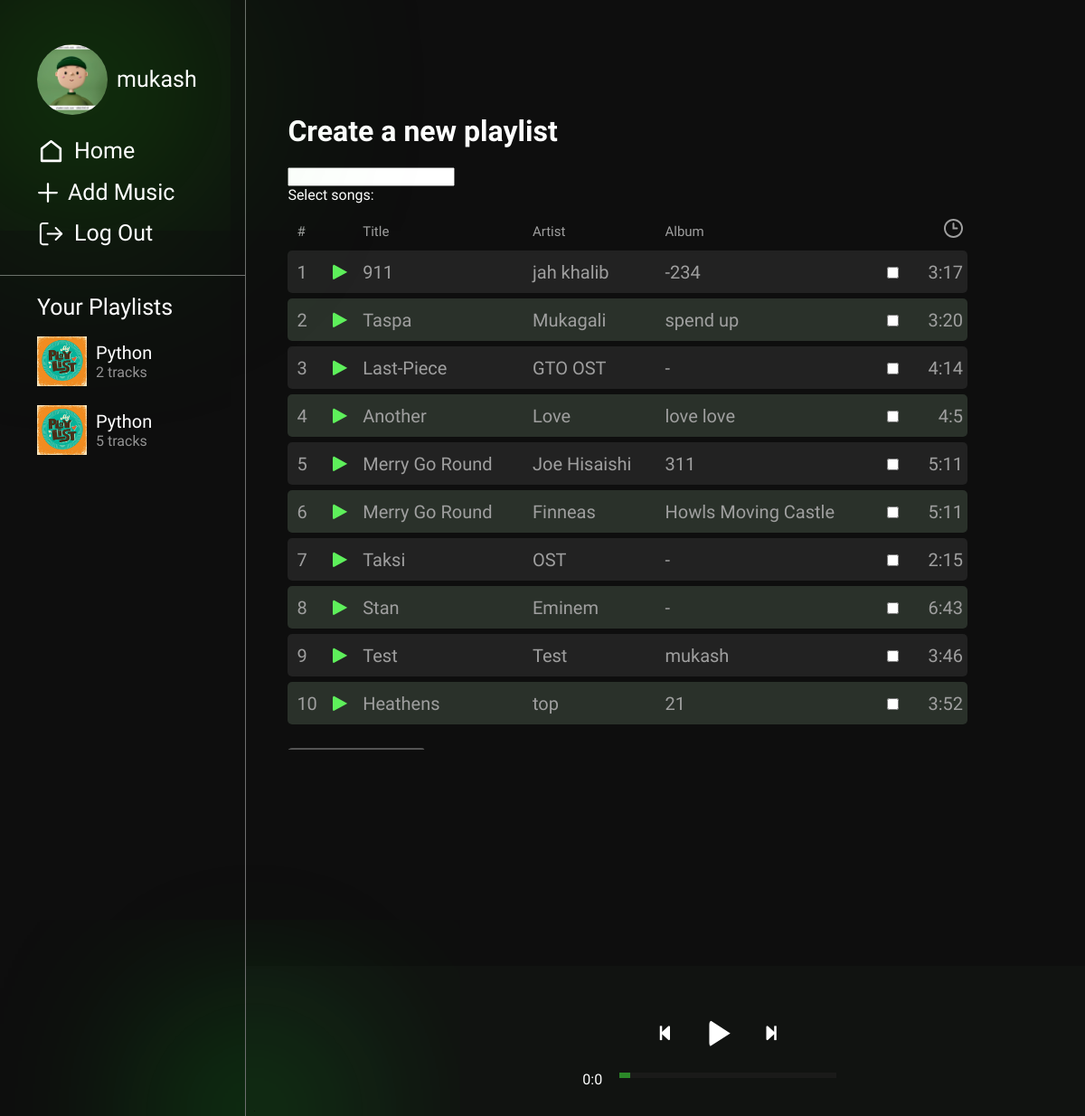
Screenshot of /add_playlist/ (signed in) with the database file from the repository.
### tyndama/models.py (models this page shows, shortened)
class Playlist(models.Model):
    name = models.CharField(max_length=255)
    user = models.ForeignKey(User, on_delete=models.CASCADE, related_name='playlists')
    songs = models.ManyToManyField(Music)
    def get_num_of_tracks(self):
        arr = []
        for i in self.songs.iterator():
            arr.append(i)
        return len(arr)

class Music(models.Model):
    song_id = models.AutoField(primary_key=True)
    name = models.CharField(max_length=255)
    singer = models.CharField(max_length=255)
    tags = models.CharField(max_length=255)
    image = models.ImageField(upload_to='images_1')
    song = models.FileField(upload_to='images_1')
    album = models.CharField(max_length=255, default="-")
    time = models.CharField(max_length=50)
    is_approved = models.BooleanField(default=False)

### tyndama/views.py (the view)
# urls.py: path('add_playlist/', views.add_playlist, name='add_playlist'),
def add_playlist(request):
    music_items = Music.objects.all()
    playlist = Playlist.objects.filter(user=request.user)
    if request.method == 'POST':
        form = PlaylistForm(request.POST)
        if form.is_valid():
            print('form is valid')
            playlist = form.save(commit=False)
            playlist.user = request.user
            playlist.save()
            form.save_m2m()
            return redirect('playlist', playlist.id)
    else:
        print('sory you can not add')
        form = PlaylistForm()
    return render(request, 'tyndama/add_playlist.html',
                  {'form': form, 'music_items': music_items, 'playlist': playlist})

### tyndama/forms.py
class PlaylistForm(forms.ModelForm):
    songs = forms.ModelMultipleChoiceField(
        queryset=Music.objects.all(),
        widget=forms.CheckboxSelectMultiple(attrs={'class': 'search-input'})
    )
    class Meta:
        model = Playlist
        fields = ['name', 'songs']

### templates/tyndama/add_playlist.html (shortened to what this page needs)
<!doctype html>
{% load static %}
<html lang="en">
<head>
    <link rel="stylesheet" href="{% static 'tyndama/css/styles.css' %}">
    <link rel="stylesheet" href="https://cdnjs.cloudflare.com/ajax/libs/font-awesome/5.15.2/css/all.min.css"
/>
</head>
<body>
<div class="nav">
    <div class="info">
        <div class="profile-info">
            <div class="avatar" style="background-image: url('{% static 'tyndama/img/img_2.png' %}');"></div>
            <h4 class="name">{{ user.username }}</h4>
        </div>
        <div class="buttons">
            <a href="{% url 'home' %}">
                <img src="{% static 'tyndama/img/home.svg' %}" alt="">
                <span>Home</span>
            </a>
             <a href="{% url 'add_music' %}">
                <img src="{% static 'tyndama/img/plus.svg' %}" alt="">
                <span>Add Music</span>
            </a>
            <a href="{% url 'logout' %}">
                <img src="{% static 'tyndama/img/logout.svg' %}" alt="">
                <span>Log Out</span>
            </a>
        </div>
    </div>
    <div class="playlists">
        <h4>Your Playlists</h4>
        {% for i in playlist %}
            <a class="playlist" href="{% url 'playlist' playlist_id=i.id %}">
                <div class="img-wrapper"
                     style="background-image: url('{% static 'tyndama/img/playlist_wallpaper.png' %}')"></div>
                <div class="playlist-info">
                    <p class="title">{{ i.name }}</p>
                    <p class="num-of-tracks">{{ i.get_num_of_tracks }} tracks</p>
                </div>
            </a>
        {% endfor %}
    </div>
</div>
<div class="content">
    <div class="top-block">
    </div>
    <div class="mid-block">
        <div class="form-form" style="padding-top: 100px;">
            <h1>Create a new playlist</h1>
            <form method="post">
                {{ form.name }}
                <div >
                    <label>Select songs:</label>
                    <table id="playlist" class="no-select">
                        <thead>
                        <th>#</th>
                        <th></th>
                        <th>Title</th>
                        <th>Artist</th>
                        <th>Album</th>
                        <th></th>
                        <th>
                            <img src="{% static 'tyndama/img/clock.svg' %}" alt="time">
                        </th>
                        </thead>
                        <tbody>
                        {% for music_item in music_items %}
                            <tr>
                                <td>{{ forloop.counter }}</td>
                                <td>
                                    <div onload="save('{{ music_item.song }}', {{ music_item.song_id }}, '{{ music_item.name }}', '{{ music_item.singer }}', '{{ music_item.image }}')"
                                         onclick="startPlay('{{ music_item.song }}', {{ music_item.song_id }}, '{{ music_item.name }}', '{{ music_item.singer }}', '{{ music_item.image }}' )"
                                         class="inline-toggle-play pause" id="{{ music_item.song_id }}">
                                        <span></span>
                                    </div>
                                </td>
                                <td>{{ music_item.name }}</td>
                                <td>{{ music_item.singer }}</td>
                                <td>{{ music_item.album }}</td>
                                <td>
                                    <div class="form-check">
                                        <input class="form-check-input" type="checkbox" name="songs"
                                               id="song_{{ music_item.song_id }}" value="{{ music_item.song_id }}">
                                    </div>
                                </td>
                                <td>{{ music_item.time }}</td>
                            </tr>
                        {% endfor %}
                        </tbody>
                    </table>
                </div>
                <div class="for-btn">
                    <button type="submit" class="create-btn">Create Playlist</button>
                </div>
            </form>
        </div>
    </div>
    <div class="bottom-block">
        <div class="player">
            <div class="album-image"></div>
            <div class="control-panel">
                <div class="control">
                    <div class="btn btn-prev">
                        <i class="fas fa-step-backward"></i>
                    </div>
                    <div class="btn btn-toggle-play pause">
                        <span></span>
                    </div>
                    <div class="btn btn-next">
                        <i class="fas fa-step-forward"></i>
                    </div>
                </div>
                <div class="seek-bar">
                    <div class="times">
                        <div class="curr-time"></div>
                        <input id="progress" class="progress" type="range" value="0" step="1" min="0" max="100">
                    </div>
                </div>
            </div>
        </div>
    </div>
</div>
</body>
</html>

### rows the page displays
Playlist: name "Python", get_num_of_tracks "2"
Playlist: name "Python", get_num_of_tracks "5"
Music: name "911", singer "jah khalib", album "-234", time "3:17"
Music: name "Taspa", singer "Mukagali", album "spend up", time "3:20"
Music: name "Last-Piece", singer "GTO OST", album "-", time "4:14"
Music: name "Another", singer "Love", album "love love", time "4:5"
Music: name "Merry Go Round", singer "Joe Hisaishi", album "311", time "5:11"
Music: name "Merry Go Round", singer "Finneas", album "Howls Moving Castle", time "5:11"
Music: name "Taksi", singer "OST", album "-", time "2:15"
Music: name "Stan", singer "Eminem", album "-", time "6:43"
Music: name "Test", singer "Test", album "mukash", time "3:46"
Music: name "Heathens", singer "top", album "21", time "3:52"

### other values shown
{{ user.username }} "mukash"
